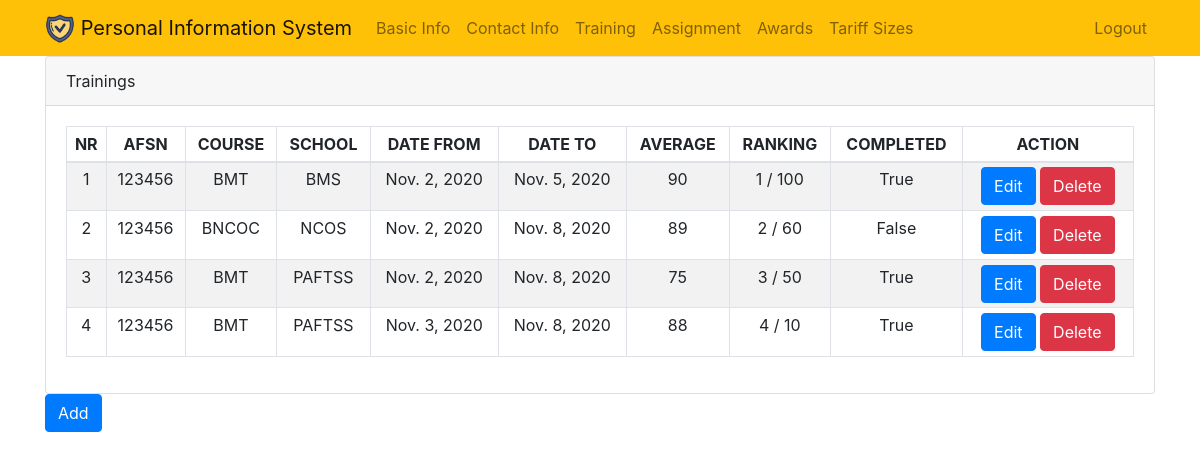
Page /training/view/ (signed in) on the committed database.
### training/models.py (models this page shows, shortened)
class Training(models.Model):
	afsn = models.CharField(max_length=100, blank=True)
	course = models.ForeignKey(Course, on_delete=models.CASCADE)
	school = models.ForeignKey(School, on_delete=models.CASCADE)
	startdate = models.DateField(null=True, blank=True)
	enddate = models.DateField(null=True, blank=True)
	averagegrade = models.CharField(max_length=50, blank=True)
	ranking = models.CharField(max_length=20, blank=True)
	numberofstudents = models.CharField(max_length=20, blank=True)
	completed_choice = (
        ("True", "True"),
        ("False", "False"),
    )
	completed = models.CharField(choices=completed_choice, max_length=20, blank=True)
	user = models.ForeignKey(User, on_delete=models.CASCADE)

class Course(models.Model):
    coursename = models.CharField(max_length=100)
    coursedescription = models.CharField(max_length=200)
    coursecategory = models.CharField(max_length=50)
    coursefield = models.CharField(max_length=50)
    def __str__(self):
        return self.coursename

class School(models.Model):
    schoolname = models.CharField(max_length=100)
    schoolfullname = models.CharField(max_length=200)
    schooladdress = models.CharField(max_length=50)
    def __str__(self):
        return self.schoolname

### training/views.py (the view)
# urls.py: path('view/', views.trainingview, name='trainingview'),
@login_required
def trainingview(request):
	trainings = Training.objects.filter(user=request.user)
	return render(request, 'training/trainingview.html', {'trainings':trainings})

### training/templates/training/trainingview.html (shortened to what this page needs)
{% extends "basic_info/base.html" %}
{% load static %}
{% block content %}
	{% if trainings %}
		<div class="row">
		    <div class="col-lg-12">
		        <div class="card">
		            <div class="card-header">
		                Trainings </div>
		            <div class="card-body">
		                <table class="table table-responsive-sm table-bordered table-striped table-sm">
		                    <thead>
		                        <tr align="center">
		                        	<th>NR</th>
		                            <th>AFSN</th>
		                            <th>COURSE</th>
		                            <th>SCHOOL</th>
		                            <th>DATE FROM</th>
		                            <th>DATE TO</th>
		                            <th>AVERAGE</th>
		                            <th>RANKING</th>
		                            <th>COMPLETED</th>
		                            <th>ACTION</th>
		                        </tr>
		                    </thead>
		                    <tbody>
		                        {% for training in trainings %}
		                            <tr align="center">
		                                <td>{{ forloop.counter }}</td>
		                                <td>{{ training.afsn }}</td>
		                                <td>{{ training.course }}</td>
		                                <td>{{ training.school }}</td>
		                                <td>{{ training.startdate }}</td>
		                                <td>{{ training.enddate }}</td>
		                                <td>{{ training.averagegrade }}</td>
		                                <td>{{ training.ranking }} / {{ training.numberofstudents }}</td>
		                                <td>{{ training.completed }}</td>
		                                <td>
		                                    <a href="{% url 'trainingedit' training.id %}">
		                                        <button type="button" class="btn btn-primary">Edit</button>
		                                    </a>
		                                    <a href="{% url '#">
		                                        <button type="button" class="btn btn-danger">Delete</button>
		                                    </a>
		                                </td>
		                            </tr>
		                    </tbody>
		                </table>
		            </div>
		        </div>
		    </div>
		</div>
		<a href="{% url 'trainingadd' %}">
			<button id="edit" type="button" class="btn btn-primary">Add</button>
		</a>
	{% endif %}
{% endblock %}

### rows in the picture
Training: afsn "123456", course "BMT", school "BMS", startdate "Nov. 2, 2020", enddate "Nov. 5, 2020", averagegrade "90", ranking "1", numberofstudents "100", completed "True"
Training: afsn "123456", course "BNCOC", school "NCOS", startdate "Nov. 2, 2020", enddate "Nov. 8, 2020", averagegrade "89", ranking "2", numberofstudents "60", completed "False"
Training: afsn "123456", course "BMT", school "PAFTSS", startdate "Nov. 2, 2020", enddate "Nov. 8, 2020", averagegrade "75", ranking "3", numberofstudents "50", completed "True"
Training: afsn "123456", course "BMT", school "PAFTSS", startdate "Nov. 3, 2020", enddate "Nov. 8, 2020", averagegrade "88", ranking "4", numberofstudents "10", completed "True"
